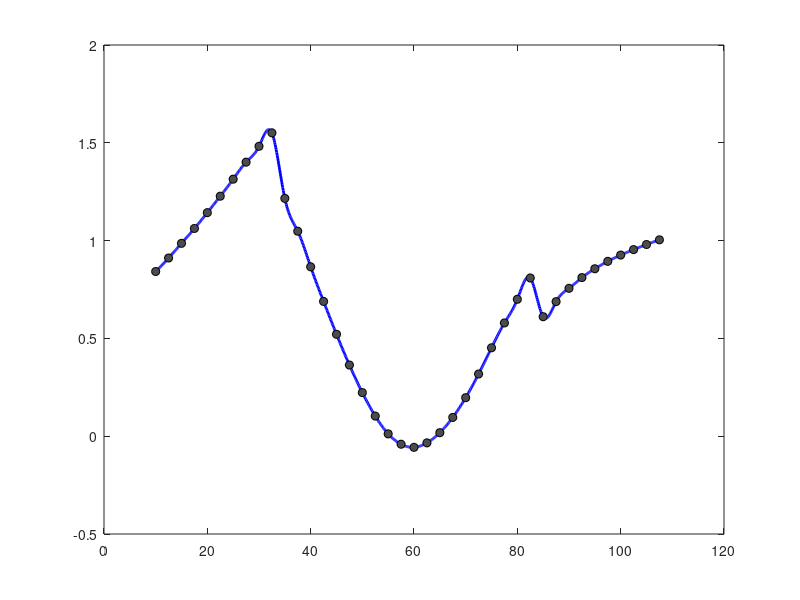

Write the MATLAB code that produced this figure. (Note: this script raises an error after producing the figure.)
% ===============================================
% PARTE 3: Raíces por cambio de signo y bisección
% ===============================================

% Datos
f = [10.0, 12.5, 15.0, 17.5, 20.0, 22.5, 25.0, 27.5, 30.0, 32.5, 35.0, ...
     37.5, 40.0, 42.5, 45.0, 47.5, 50.0, 52.5, 55.0, 57.5, 60.0, 62.5, ...
     65.0, 67.5, 70.0, 72.5, 75.0, 77.5, 80.0, 82.5, 85.0, 87.5, 90.0, ...
     92.5, 95.0, 97.5, 100.0, 102.5, 105.0, 107.5];

V = [0.842, 0.911, 0.986, 1.062, 1.143, 1.227, 1.314, 1.401, 1.482, ...
     1.551, 1.216, 1.048, 0.866, 0.689, 0.521, 0.364, 0.223, 0.103, ...
     0.012, -0.041, -0.057, -0.034, 0.018, 0.096, 0.197, 0.318, 0.452, ...
     0.579, 0.700, 0.809, 0.611, 0.688, 0.756, 0.811, 0.856, 0.894, ...
     0.926, 0.954, 0.980, 1.004];

fprintf('--- IDENTIFICACIÓN DE INTERVALOS ---\n');

% 1. Preasignamos memoria asumiendo el peor caso (que todos sean cruces)
cambios_idx = zeros(1, length(V)-1); 
contador = 0; % Creamos un contador de cruces

for i = 1:(length(V)-1)
    if V(i) * V(i+1) < 0
        contador = contador + 1;
        cambios_idx(contador) = i; % Reemplazamos el cero por el índice real
        fprintf('Cambio de signo detectado entre %5.1f kHz y %5.1f kHz\n', f(i), f(i+1));
    end
end

% Quitamos los ceros que no usamos
cambios_idx = cambios_idx(1:contador);
% Definimos la función continua usando el Spline Cúbico para poder evaluarla
V_spline = @(x) spline(f, V, x);

fprintf('\n--- MÉTODO DE BISECCIÓN ---\n');
tol = 1e-6; % Tolerancia de error
raices_biseccion = zeros(1, length(cambios_idx));

for k = 1:length(cambios_idx)
    a = f(cambios_idx(k));
    b = f(cambios_idx(k)+1);
    iter = 0;
    
    while (b - a) / 2 > tol
        c = (a + b) / 2;
        if V_spline(c) == 0
            break;
        elseif V_spline(a) * V_spline(c) < 0
            b = c;
        else
            a = c;
        end
        iter = iter + 1;
    end
    raices_biseccion(k) = (a + b) / 2;
    fprintf('Raíz %d : %8.4f kHz (Iteraciones: %d)\n', k, raices_biseccion(k), iter);
end

fprintf('\n--- REFINAMIENTO CON SPLINE ---\n');
% Comparamos con el algoritmo fzero (este algoritmo combina 3 metodos haciendo rápida la obtencion de las raices)
for k = 1:length(cambios_idx)
    x0 = [f(cambios_idx(k)), f(cambios_idx(k)+1)];
    raiz_refinada = fzero(V_spline, x0);
    fprintf('Raíz %d (Refinada):  %8.4f kHz\n', k, raiz_refinada);
end

% Gráfica para visualizar las raíces

f_fina = linspace(min(f), max(f), 1000);
V_fina = spline(f, V, f_fina);

figure('Color', [1 1 1]);
plot(f_fina, V_fina, 'b-', 'LineWidth', 2, 'DisplayName', 'Spline cúbico'); hold on;
plot(f, V, 'ko', 'MarkerFaceColor', [0.3 0.3 0.3], 'DisplayName', 'Datos Medidos');

% Línea del umbral cero
yline(0, 'r--', 'LineWidth', 1.5, 'Color', [0.8 0 0], 'DisplayName', 'Umbral Cero');

% Destacar las raíces halladas
plot(raices_biseccion, zeros(1, length(raices_biseccion)), 'ro', ...
    'MarkerSize', 8, 'LineWidth', 2, 'MarkerFaceColor', 'y', 'DisplayName', 'Raíces Calculadas');
grid on;
title('Cruce por Cero del Voltaje de Salida V(f)', 'FontSize', 12);
xlabel('Frecuencia f (kHz)', 'FontSize', 11);
ylabel('Voltaje V (V)', 'FontSize', 11);
legend('Location', 'NorthEast');
